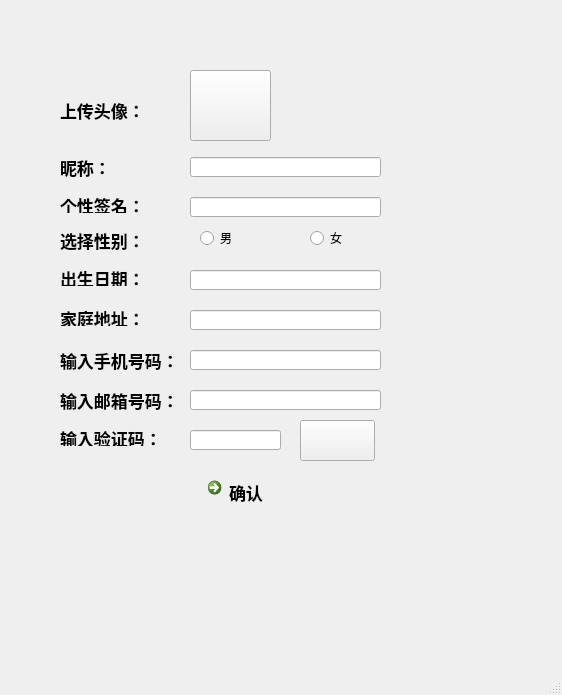
<?xml version="1.0" encoding="UTF-8"?>
<ui version="4.0">
 <class>MainWindow</class>
 <widget class="QMainWindow" name="MainWindow">
  <property name="geometry">
   <rect>
    <x>0</x>
    <y>0</y>
    <width>562</width>
    <height>695</height>
   </rect>
  </property>
  <property name="windowTitle">
   <string>MainWindow</string>
  </property>
  <widget class="QWidget" name="centralwidget">
   <widget class="QLineEdit" name="yzmText">
    <property name="geometry">
     <rect>
      <x>190</x>
      <y>430</y>
      <width>91</width>
      <height>20</height>
     </rect>
    </property>
    <property name="font">
     <font>
      <pointsize>13</pointsize>
      <weight>75</weight>
      <bold>true</bold>
     </font>
    </property>
   </widget>
   <widget class="QLabel" name="label_2">
    <property name="geometry">
     <rect>
      <x>60</x>
      <y>430</y>
      <width>111</width>
      <height>16</height>
     </rect>
    </property>
    <property name="font">
     <font>
      <pointsize>13</pointsize>
      <weight>75</weight>
      <bold>true</bold>
     </font>
    </property>
    <property name="text">
     <string>输入验证码：</string>
    </property>
   </widget>
   <widget class="QCommandLinkButton" name="qrButton">
    <property name="geometry">
     <rect>
      <x>200</x>
      <y>470</y>
      <width>185</width>
      <height>41</height>
     </rect>
    </property>
    <property name="font">
     <font>
      <family>Segoe UI</family>
      <pointsize>13</pointsize>
      <weight>75</weight>
      <bold>true</bold>
     </font>
    </property>
    <property name="text">
     <string>确认</string>
    </property>
   </widget>
   <widget class="QLabel" name="label_7">
    <property name="geometry">
     <rect>
      <x>60</x>
      <y>100</y>
      <width>121</width>
      <height>21</height>
     </rect>
    </property>
    <property name="font">
     <font>
      <pointsize>13</pointsize>
      <weight>75</weight>
      <bold>true</bold>
     </font>
    </property>
    <property name="text">
     <string>上传头像：</string>
    </property>
   </widget>
   <widget class="QLabel" name="label_4">
    <property name="geometry">
     <rect>
      <x>60</x>
      <y>197</y>
      <width>121</width>
      <height>16</height>
     </rect>
    </property>
    <property name="font">
     <font>
      <pointsize>13</pointsize>
      <weight>75</weight>
      <bold>true</bold>
     </font>
    </property>
    <property name="text">
     <string>个性签名：</string>
    </property>
   </widget>
   <widget class="QLabel" name="label_3">
    <property name="geometry">
     <rect>
      <x>60</x>
      <y>157</y>
      <width>121</width>
      <height>20</height>
     </rect>
    </property>
    <property name="font">
     <font>
      <pointsize>13</pointsize>
      <weight>75</weight>
      <bold>true</bold>
     </font>
    </property>
    <property name="text">
     <string>昵称：</string>
    </property>
   </widget>
   <widget class="QLineEdit" name="ncText">
    <property name="geometry">
     <rect>
      <x>190</x>
      <y>157</y>
      <width>191</width>
      <height>20</height>
     </rect>
    </property>
    <property name="font">
     <font>
      <pointsize>13</pointsize>
      <weight>75</weight>
      <bold>true</bold>
     </font>
    </property>
   </widget>
   <widget class="QLineEdit" name="gxText">
    <property name="geometry">
     <rect>
      <x>190</x>
      <y>197</y>
      <width>191</width>
      <height>20</height>
     </rect>
    </property>
    <property name="font">
     <font>
      <pointsize>13</pointsize>
      <weight>75</weight>
      <bold>true</bold>
     </font>
    </property>
   </widget>
   <widget class="QLabel" name="label_6">
    <property name="geometry">
     <rect>
      <x>60</x>
      <y>230</y>
      <width>121</width>
      <height>21</height>
     </rect>
    </property>
    <property name="font">
     <font>
      <pointsize>13</pointsize>
      <weight>75</weight>
      <bold>true</bold>
     </font>
    </property>
    <property name="text">
     <string>选择性别：</string>
    </property>
   </widget>
   <widget class="QLabel" name="label_5">
    <property name="geometry">
     <rect>
      <x>60</x>
      <y>390</y>
      <width>121</width>
      <height>21</height>
     </rect>
    </property>
    <property name="font">
     <font>
      <pointsize>13</pointsize>
      <weight>75</weight>
      <bold>true</bold>
     </font>
    </property>
    <property name="text">
     <string>输入邮箱号码：</string>
    </property>
   </widget>
   <widget class="QLabel" name="label">
    <property name="geometry">
     <rect>
      <x>60</x>
      <y>350</y>
      <width>121</width>
      <height>21</height>
     </rect>
    </property>
    <property name="font">
     <font>
      <pointsize>13</pointsize>
      <weight>75</weight>
      <bold>true</bold>
     </font>
    </property>
    <property name="text">
     <string>输入手机号码：</string>
    </property>
   </widget>
   <widget class="QRadioButton" name="sex_2Button">
    <property name="geometry">
     <rect>
      <x>310</x>
      <y>230</y>
      <width>89</width>
      <height>16</height>
     </rect>
    </property>
    <property name="styleSheet">
     <string notr="true">name=&quot;sex&quot;;</string>
    </property>
    <property name="text">
     <string>女</string>
    </property>
   </widget>
   <widget class="QLineEdit" name="emText">
    <property name="geometry">
     <rect>
      <x>190</x>
      <y>390</y>
      <width>191</width>
      <height>20</height>
     </rect>
    </property>
    <property name="font">
     <font>
      <pointsize>13</pointsize>
      <weight>75</weight>
      <bold>true</bold>
     </font>
    </property>
   </widget>
   <widget class="QLineEdit" name="phText">
    <property name="geometry">
     <rect>
      <x>190</x>
      <y>350</y>
      <width>191</width>
      <height>20</height>
     </rect>
    </property>
    <property name="font">
     <font>
      <pointsize>13</pointsize>
      <weight>75</weight>
      <bold>true</bold>
     </font>
    </property>
   </widget>
   <widget class="QRadioButton" name="sex_1Button">
    <property name="geometry">
     <rect>
      <x>200</x>
      <y>230</y>
      <width>89</width>
      <height>16</height>
     </rect>
    </property>
    <property name="styleSheet">
     <string notr="true">name=&quot;sex&quot; checked;</string>
    </property>
    <property name="text">
     <string>男</string>
    </property>
   </widget>
   <widget class="QLabel" name="label_8">
    <property name="geometry">
     <rect>
      <x>60</x>
      <y>310</y>
      <width>121</width>
      <height>16</height>
     </rect>
    </property>
    <property name="font">
     <font>
      <pointsize>13</pointsize>
      <weight>75</weight>
      <bold>true</bold>
     </font>
    </property>
    <property name="text">
     <string>家庭地址：</string>
    </property>
   </widget>
   <widget class="QLineEdit" name="fmText">
    <property name="geometry">
     <rect>
      <x>190</x>
      <y>310</y>
      <width>191</width>
      <height>20</height>
     </rect>
    </property>
    <property name="font">
     <font>
      <pointsize>13</pointsize>
      <weight>75</weight>
      <bold>true</bold>
     </font>
    </property>
   </widget>
   <widget class="QLabel" name="label_9">
    <property name="geometry">
     <rect>
      <x>60</x>
      <y>270</y>
      <width>121</width>
      <height>16</height>
     </rect>
    </property>
    <property name="font">
     <font>
      <pointsize>13</pointsize>
      <weight>75</weight>
      <bold>true</bold>
     </font>
    </property>
    <property name="text">
     <string>出生日期：</string>
    </property>
   </widget>
   <widget class="QLineEdit" name="gxText_2">
    <property name="geometry">
     <rect>
      <x>190</x>
      <y>270</y>
      <width>191</width>
      <height>20</height>
     </rect>
    </property>
    <property name="font">
     <font>
      <pointsize>13</pointsize>
      <weight>75</weight>
      <bold>true</bold>
     </font>
    </property>
   </widget>
   <widget class="QPushButton" name="txbutton">
    <property name="geometry">
     <rect>
      <x>190</x>
      <y>70</y>
      <width>81</width>
      <height>71</height>
     </rect>
    </property>
    <property name="text">
     <string/>
    </property>
   </widget>
   <widget class="QPushButton" name="yzbtun">
    <property name="geometry">
     <rect>
      <x>300</x>
      <y>420</y>
      <width>75</width>
      <height>41</height>
     </rect>
    </property>
    <property name="text">
     <string/>
    </property>
   </widget>
  </widget>
  <widget class="QMenuBar" name="menubar">
   <property name="geometry">
    <rect>
     <x>0</x>
     <y>0</y>
     <width>562</width>
     <height>23</height>
    </rect>
   </property>
  </widget>
  <widget class="QStatusBar" name="statusbar"/>
 </widget>
 <resources/>
 <connections/>
</ui>
